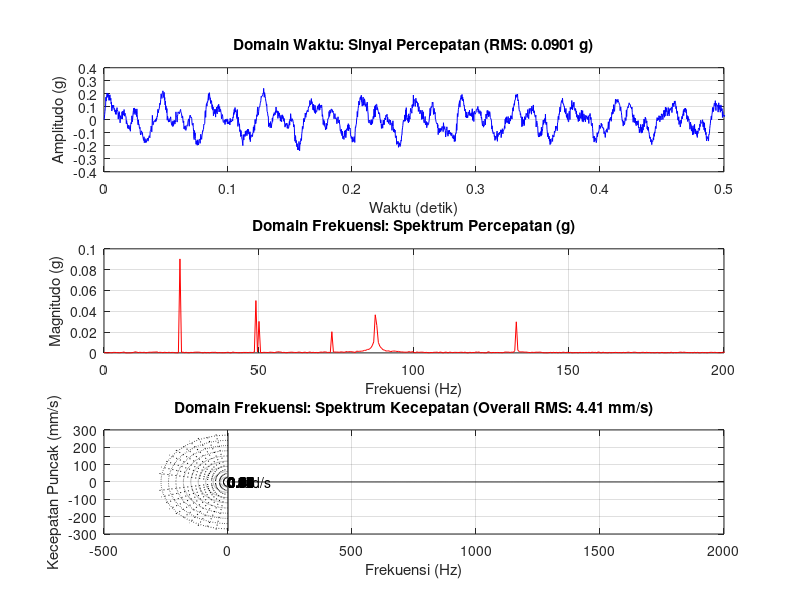

This chart was generated by the following MATLAB code:
% =========================================================================
% FASE 2: SIMULASI FFT, KONVERSI VELOCITY (mm/s), & KALKULASI RMS ISO 20816
% =========================================================================

%% 1. Parameter Akuisisi Data (Domain Waktu)
Fs = 4000;              % Frekuensi sampling 4 kHz
t = 0:1/Fs:2-1/Fs;      % Vektor durasi 2 detik

% Parameter Frekuensi Mesin Aktual (Asumsi: Motor 4-Pole, ~1470 RPM)
f_1x = 24.5;            % 1X RPM (Fundamental putaran mekanis)
f_2x = f_1x * 2;        % Harmonisa 2X
f_3x = f_1x * 3;        % Harmonisa 3X
f_elec = 50.0;          % Tarikan elektromagnetik frekuensi listrik
f_bpfo = f_1x * 3.58;   % Cacat Bearing (Outer)
f_bpfi = f_1x * 5.43;   % Cacat Bearing (Inner)

%% 2. Pembangkitan Sinyal Campuran (Percepatan dalam 'g') - KALIBRASI REALISTIS
% Amplitudo diturunkan drastis menyesuaikan getaran riil motor industri
x_mech = 0.09*sin(2*pi*f_1x*t) + 0.05*sin(2*pi*f_2x*t) + 0.02*sin(2*pi*f_3x*t);
x_elec = 0.03*sin(2*pi*f_elec*t);

% Frekuensi tinggi (Bearing) biasanya bisa memiliki nilai 'g' yang sedikit lebih 
% besar namun tidak akan menghasilkan mm/s yang tinggi
x_bear = 0.05*sin(2*pi*f_bpfo*t) + 0.03*sin(2*pi*f_bpfi*t);

% Latar belakang getaran pabrik (White Noise)
noise = 0.02*randn(size(t)); 

% Total Sinyal Percepatan (g) mentah
x_total = x_mech + x_elec + x_bear + noise;

%% 3. Komputasi Edge (Algoritma FFT Percepatan)
L = length(x_total);
Y = fft(x_total);
P2 = abs(Y/L);
P1 = P2(1:L/2+1);
P1(2:end-1) = 2*P1(2:end-1);
f_spectrum = Fs*(0:(L/2))/L;

%% 4. KONVERSI KECEPATAN (VELOCITY mm/s) & OVERALL RMS ISO 20816
% Inisialisasi array untuk spektrum kecepatan
v_spectrum = zeros(size(P1)); 

% Mengonversi setiap titik frekuensi dari g ke mm/s
% (Dimulai dari index 2 untuk menghindari pembagian dengan 0 Hz / DC Offset)
for i = 2:length(f_spectrum)
    % Rumus: V_peak = (A_peak * 9810) / (2 * pi * frekuensi)
    v_spectrum(i) = (P1(i) * 9810) / (2 * pi * f_spectrum(i));
end

% Kalkulasi Overall RMS Velocity dari spektrum
% Mengingat v_spectrum adalah amplitudo puncak (peak), kita bagi sqrt(2) untuk mendapat RMS
% Lalu dikuadratkan, dijumlahkan (sum), dan diakarkan (sqrt)
rms_velocity_mms = sqrt(sum((v_spectrum / sqrt(2)).^2));

% ---> TAMBAHKAN BARIS INI UNTUK MENGHITUNG rms_g <---
rms_g = sqrt(mean(x_total.^2)); 
% (Atau jika menggunakan Signal Processing Toolbox, cukup ketik: rms_g = rms(x_total);)

% Menampilkan hasil di Command Window
disp('======================================================');
disp(['Nilai RMS Percepatan (Raw)   : ', num2str(rms_g, '%.4f'), ' g']);
disp(['Nilai Overall RMS Velocity   : ', num2str(rms_velocity_mms, '%.2f'), ' mm/s  <-- (Standar ISO)']);
disp('======================================================');

%% 5. Visualisasi Analitik
figure('Name', 'Analisis Spektrum & RMS Velocity', 'NumberTitle', 'off', 'Position', [100, 100, 900, 700]);

% Subplot 1: Sinyal Mentah (g)
subplot(3,1,1);
plot(t, x_total, 'b');
title(['Domain Waktu: Sinyal Percepatan (RMS: ', num2str(rms_g, '%.4f'), ' g)']);
xlabel('Waktu (detik)'); ylabel('Amplitudo (g)');
xlim([0 0.5]); grid on;

% Subplot 2: Spektrum Percepatan (FFT g)
subplot(3,1,2);
plot(f_spectrum, P1, 'r');
title('Domain Frekuensi: Spektrum Percepatan (g)');
xlabel('Frekuensi (Hz)'); ylabel('Magnitudo (g)');
xlim([0 200]); grid on;

% Subplot 3: Spektrum Kecepatan (FFT mm/s)
subplot(3,1,3);
plot(f_spectrum, v_spectrum, 'k');
title(['Domain Frekuensi: Spektrum Kecepatan (Overall RMS: ', num2str(rms_velocity_mms, '%.2f'), ' mm/s)']);
xlabel('Frekuensi (Hz)'); ylabel('Kecepatan Puncak (mm/s)');
xlim([0 200]); grid on;

% -------------------------------------------------------------------------
% PROTOKOL KENDALI GRAFIS (PENCEGAHAN RESET ZOOM LEVEL)
% -------------------------------------------------------------------------
sgrid;                  % Langkah 1
axis auto;              % Langkah 2
% -------------------------------------------------------------------------
